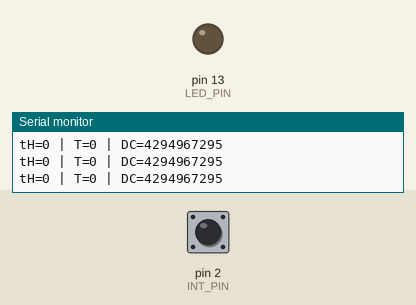
Recording of a sketch running on a simulated Arduino Uno, built with avr-gcc and run on an emulated ATmega328P. On the bench: output pins drawn as LEDs (lit = HIGH), the last lines printed to the serial monitor. Dashed ring = blinking. The test bench sets the inputs (shaded band); at power-on: pin 2 (INT_PIN) LOW.

Above: at 1.2 s.
1.3 s: pin 2 (INT_PIN) driven HIGH
At 2.0 s:
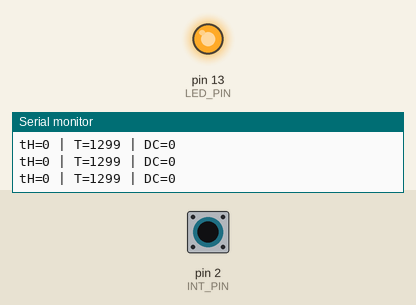
2.8 s: pin 2 (INT_PIN) driven LOW
At 3.5 s:
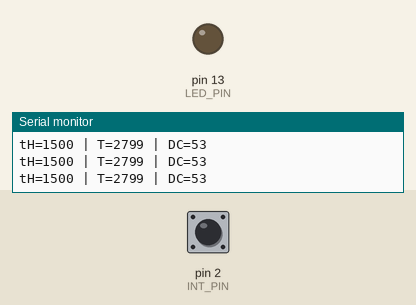
4.3 s: pin 2 (INT_PIN) pulsed HIGH 2 times (0.12 s each, 0.3 s apart)
At 4.66 s:
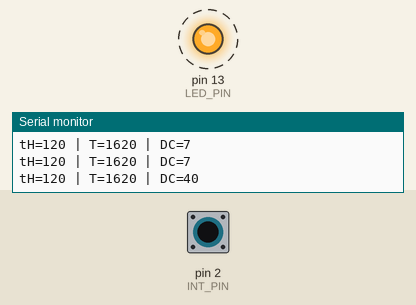
7.9 s: pin 2 (INT_PIN) pulsed HIGH 5 times (0.12 s each, 0.3 s apart)
At 9.9 s:
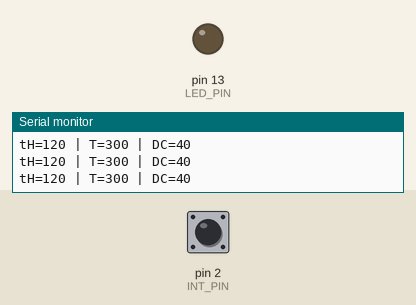
Timing chart, 0 to 11.4 s (numbered marks = the images above; inputs shaded):
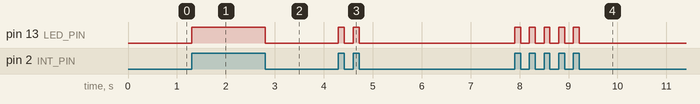

Measured:
- after the input at 1.3 s, pin 13 (LED_PIN): LOW → HIGH at once
- after the input at 2.8 s, pin 13 (LED_PIN): HIGH → LOW at once
- after the input at 4.3 s, pin 13 (LED_PIN): alternates HIGH for 0.12 s and LOW for 0.18 s, 4 changes in all, then stays LOW, starting at once
- after the input at 7.9 s, pin 13 (LED_PIN): alternates HIGH for 0.12 s and LOW for 0.18 s, 10 changes in all, then stays LOW, starting at once

The sketch:

A555ProjectTester.ino
```cpp
const byte INT_PIN = 2;
const byte LED_PIN = 13;
volatile byte state = LOW, oldState = LOW;
unsigned long time, lastTime, delta;
unsigned long timeHigh, timeLow;

void setup() {
  // put your setup code here, to run once:
  Serial.begin(9600);
  pinMode(LED_PIN, OUTPUT);
  attachInterrupt(digitalPinToInterrupt(INT_PIN), process, CHANGE);
}

void loop() {
  // put your main code here, to run repeatedly:
  Serial.print("tH=");
  Serial.print(timeHigh, DEC);
  Serial.print(" | ");
  Serial.print("T=");
  Serial.print(timeHigh+timeLow, DEC);
  Serial.print(" | ");
  Serial.print("DC=");
  Serial.println(timeHigh*100/(timeHigh+timeLow), DEC);
}

void process() {
  oldState = state;
  state = !state;
  time = millis();
  delta = time - lastTime;
  lastTime = time;
  // H->L transition
  if (oldState && !state) {
    timeHigh = delta;
  } else {
    timeLow = delta;
  }
  digitalWrite(LED_PIN, state);
}
```
